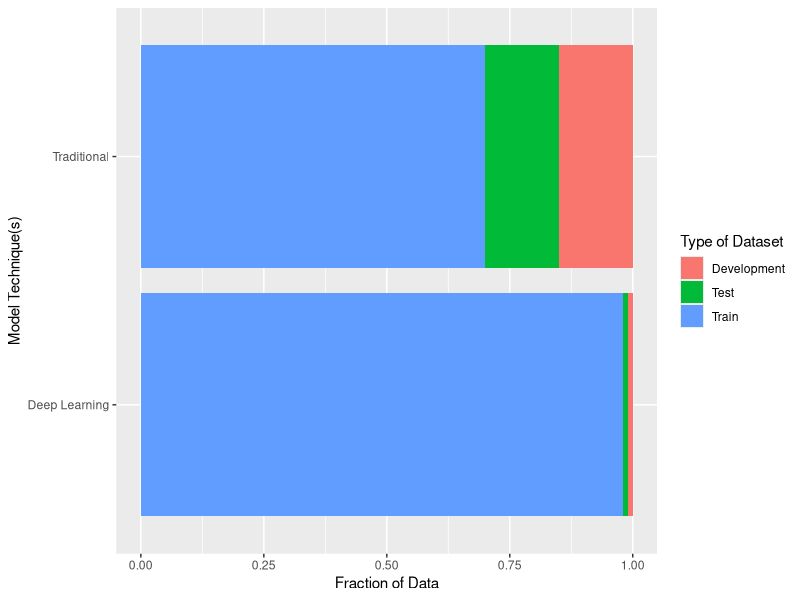

Here is the R script that generated this plot:
## ---- chunk 1
library(dplyr)
library(ggplot2)
library(knitr)
knitr::opts_chunk$set(echo = TRUE)
## ---- chunk 2
library(ggplot2)
 
# create a dataset
`Model Technique(s)` <- c(rep("Traditional" , 3) , rep("Deep Learning" , 3) )
`Type of Dataset` <- rep(c("Train" , "Test" , "Development") , 2)
`Fraction of Data` <- c(70, 15, 15, 99, 1, 1)
dat <- data.frame(`Model Technique(s)`,`Type of Dataset`,`Fraction of Data`)
 
# Stacked + percent
ggplot(dat, aes(fill=`Type of Dataset`, y=`Model Technique(s)`, x=`Fraction of Data`)) + 
    geom_bar(position="fill", stat="identity")
